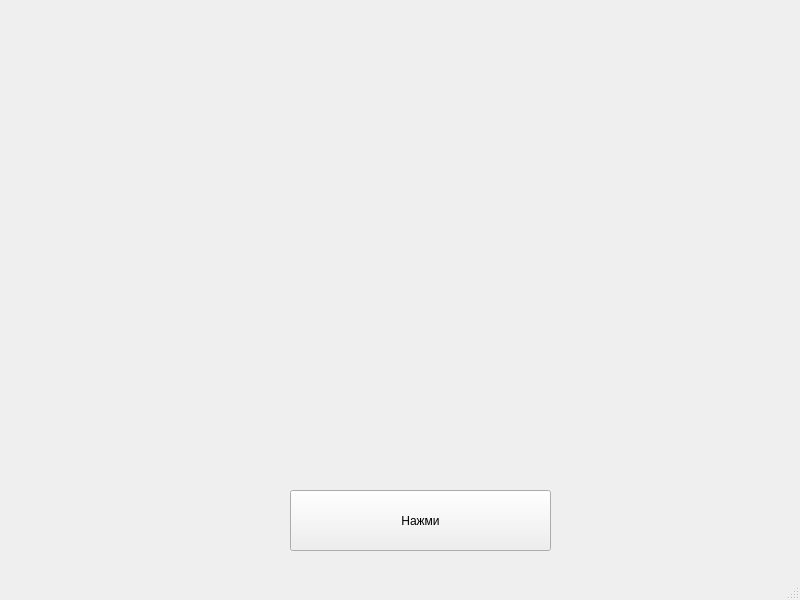
<?xml version="1.0" encoding="UTF-8"?>
<ui version="4.0">
 <class>MainWindow</class>
 <widget class="QMainWindow" name="MainWindow">
  <property name="geometry">
   <rect>
    <x>0</x>
    <y>0</y>
    <width>800</width>
    <height>600</height>
   </rect>
  </property>
  <property name="minimumSize">
   <size>
    <width>800</width>
    <height>600</height>
   </size>
  </property>
  <property name="maximumSize">
   <size>
    <width>800</width>
    <height>600</height>
   </size>
  </property>
  <property name="windowTitle">
   <string>MainWindow</string>
  </property>
  <widget class="QWidget" name="centralwidget">
   <widget class="QPushButton" name="btn">
    <property name="geometry">
     <rect>
      <x>290</x>
      <y>490</y>
      <width>261</width>
      <height>61</height>
     </rect>
    </property>
    <property name="text">
     <string>Нажми</string>
    </property>
   </widget>
  </widget>
  <widget class="QMenuBar" name="menubar">
   <property name="geometry">
    <rect>
     <x>0</x>
     <y>0</y>
     <width>800</width>
     <height>21</height>
    </rect>
   </property>
  </widget>
  <widget class="QStatusBar" name="statusbar"/>
 </widget>
 <resources/>
 <connections/>
</ui>
